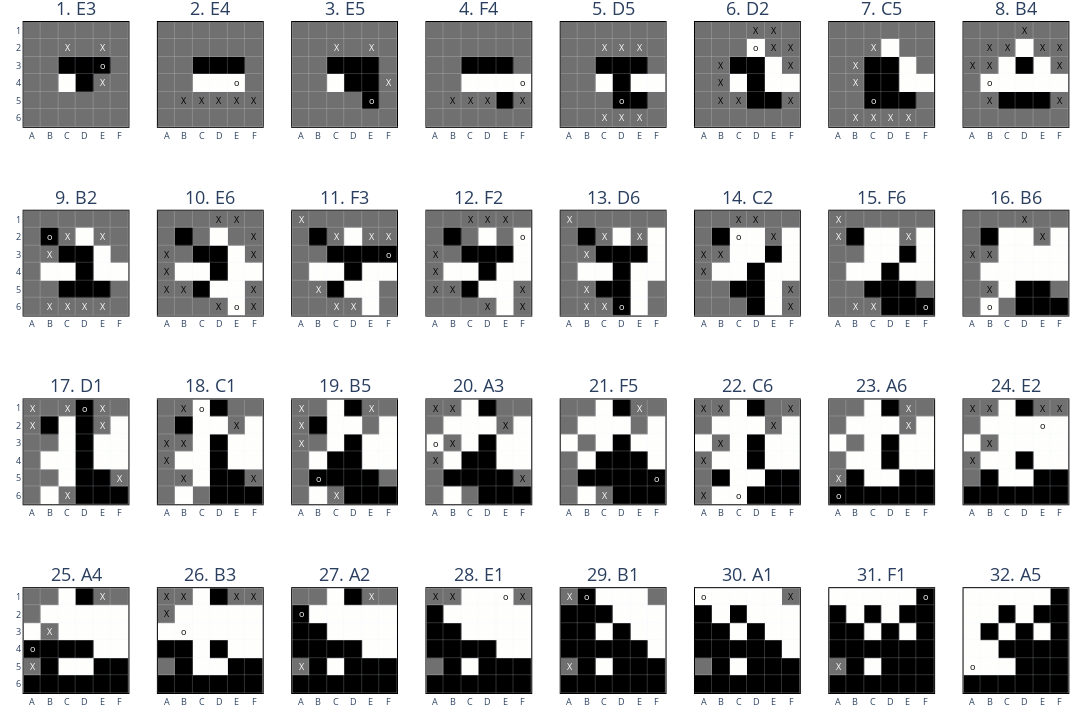

This figure's notebook cell:
### Code cell
dataset_dict_path = data_dir / f"othello_{n_games}_{size}"

if dataset_dict_path.exists():
    dataset_dict = DatasetDict.load_from_disk(dataset_dict_path)
else:
    dataset = generate_dataset(n_games, size)
    dataset_dict = dataset.train_test_split(test_size=0.1)
    dataset_dict.save_to_disk(dataset_dict_path)

dataset_dict["test"] = dataset_dict["test"].map(lambda x: tokenize(x["moves"]))
dataset_dict["train"] = dataset_dict["train"].map(lambda x: tokenize(x["moves"]))

plot_game(dataset_dict["test"][0], subplot_size=180, n_cols=8)
